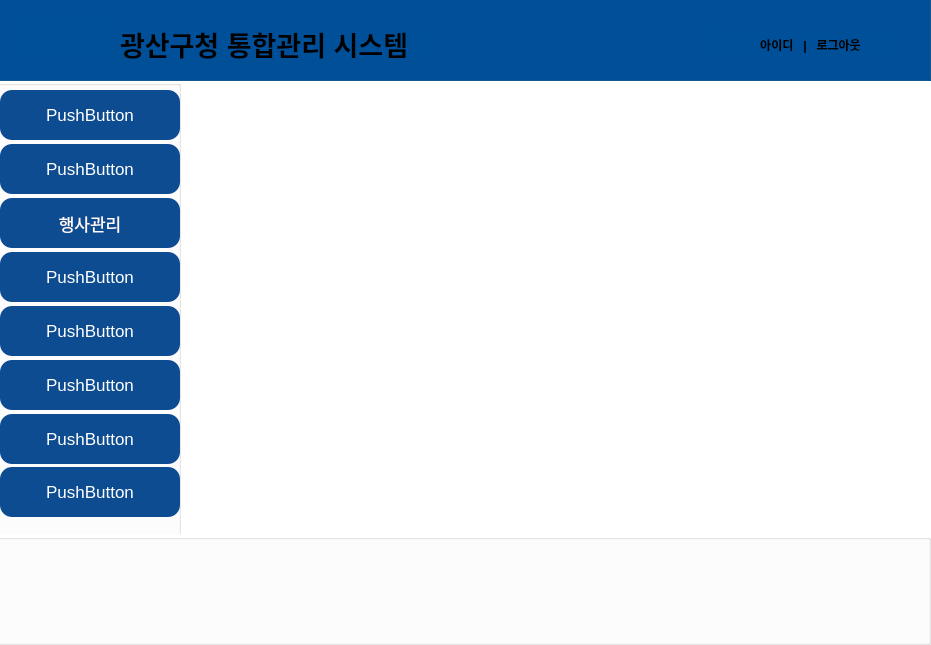
<?xml version="1.0" encoding="UTF-8"?>
<ui version="4.0">
 <class>MainWindow</class>
 <widget class="QMainWindow" name="MainWindow">
  <property name="enabled">
   <bool>true</bool>
  </property>
  <property name="geometry">
   <rect>
    <x>0</x>
    <y>0</y>
    <width>931</width>
    <height>645</height>
   </rect>
  </property>
  <property name="sizePolicy">
   <sizepolicy hsizetype="Expanding" vsizetype="Expanding">
    <horstretch>0</horstretch>
    <verstretch>0</verstretch>
   </sizepolicy>
  </property>
  <property name="minimumSize">
   <size>
    <width>0</width>
    <height>0</height>
   </size>
  </property>
  <property name="windowTitle">
   <string>광산구청 통합관리</string>
  </property>
  <property name="styleSheet">
   <string notr="true">background-color: rgb(255, 255, 255);</string>
  </property>
  <widget class="QWidget" name="centralwidget">
   <widget class="QGroupBox" name="groupBox">
    <property name="geometry">
     <rect>
      <x>-10</x>
      <y>-10</y>
      <width>941</width>
      <height>91</height>
     </rect>
    </property>
    <property name="styleSheet">
     <string notr="true">background-color: rgb(0, 80, 153);
</string>
    </property>
    <property name="title">
     <string/>
    </property>
    <widget class="QLabel" name="label">
     <property name="geometry">
      <rect>
       <x>20</x>
       <y>25</y>
       <width>101</width>
       <height>41</height>
      </rect>
     </property>
     <property name="styleSheet">
      <string notr="true">border-image: url(:/images/images/gwangsan_logo.png);

</string>
     </property>
     <property name="text">
      <string/>
     </property>
    </widget>
    <widget class="QLabel" name="linksLabel">
     <property name="geometry">
      <rect>
       <x>730</x>
       <y>43</y>
       <width>181</width>
       <height>24</height>
      </rect>
     </property>
     <property name="font">
      <font>
       <bold>true</bold>
      </font>
     </property>
     <property name="text">
      <string>아이디   |   로그아웃</string>
     </property>
     <property name="alignment">
      <set>Qt::AlignmentFlag::AlignCenter</set>
     </property>
    </widget>
    <widget class="QLabel" name="label_2">
     <property name="geometry">
      <rect>
       <x>130</x>
       <y>38</y>
       <width>311</width>
       <height>31</height>
      </rect>
     </property>
     <property name="font">
      <font>
       <pointsize>20</pointsize>
       <bold>true</bold>
      </font>
     </property>
     <property name="text">
      <string>광산구청 통합관리 시스템</string>
     </property>
    </widget>
    <widget class="QLabel" name="label_3">
     <property name="geometry">
      <rect>
       <x>710</x>
       <y>37</y>
       <width>31</width>
       <height>31</height>
      </rect>
     </property>
     <property name="styleSheet">
      <string notr="true">border-image: url(:/images/images/icon_bell.png);</string>
     </property>
     <property name="text">
      <string/>
     </property>
    </widget>
   </widget>
   <widget class="QGroupBox" name="groupBox_2">
    <property name="geometry">
     <rect>
      <x>-10</x>
      <y>80</y>
      <width>191</width>
      <height>461</height>
     </rect>
    </property>
    <property name="styleSheet">
     <string notr="true">
background: qlineargradient(
    x1: 0, y1: 0,
    x2: 0, y2: 1,
    stop: 0 #093666,
    stop: 1 #041A30
);
</string>
    </property>
    <property name="title">
     <string/>
    </property>
    <widget class="QPushButton" name="pushButton">
     <property name="geometry">
      <rect>
       <x>10</x>
       <y>10</y>
       <width>180</width>
       <height>50</height>
      </rect>
     </property>
     <property name="font">
      <font>
       <pointsize>13</pointsize>
      </font>
     </property>
     <property name="styleSheet">
      <string notr="true">
QPushButton {
    background-color: #0D4C91;
    color: white;
    border: none;
    border-radius: 12px;
    padding: 8px;
}
QPushButton:hover {
    background-color: #0050a0;
}
QPushButton:pressed {
    background-color: #002147;
}
</string>
     </property>
     <property name="text">
      <string>PushButton</string>
     </property>
    </widget>
    <widget class="QPushButton" name="pushButton_2">
     <property name="geometry">
      <rect>
       <x>10</x>
       <y>64</y>
       <width>180</width>
       <height>50</height>
      </rect>
     </property>
     <property name="font">
      <font>
       <pointsize>13</pointsize>
      </font>
     </property>
     <property name="styleSheet">
      <string notr="true">
QPushButton {
    background-color: #0D4C91;
    color: white;
    border: none;
    border-radius: 12px;
    padding: 8px;
}
QPushButton:hover {
    background-color: #0050a0;
}
QPushButton:pressed {
    background-color: #002147;
}
</string>
     </property>
     <property name="text">
      <string>PushButton</string>
     </property>
    </widget>
    <widget class="QPushButton" name="sch_btn">
     <property name="geometry">
      <rect>
       <x>10</x>
       <y>118</y>
       <width>180</width>
       <height>50</height>
      </rect>
     </property>
     <property name="font">
      <font>
       <pointsize>13</pointsize>
      </font>
     </property>
     <property name="styleSheet">
      <string notr="true">
QPushButton {
    background-color: #0D4C91;
    color: white;
    border: none;
    border-radius: 12px;
    padding: 8px;
}
QPushButton:hover {
    background-color: #0050a0;
}
QPushButton:pressed {
    background-color: #002147;
}
</string>
     </property>
     <property name="text">
      <string>행사관리</string>
     </property>
    </widget>
    <widget class="QPushButton" name="pushButton_4">
     <property name="geometry">
      <rect>
       <x>10</x>
       <y>172</y>
       <width>180</width>
       <height>50</height>
      </rect>
     </property>
     <property name="font">
      <font>
       <pointsize>13</pointsize>
      </font>
     </property>
     <property name="styleSheet">
      <string notr="true">
QPushButton {
    background-color: #0D4C91;
    color: white;
    border: none;
    border-radius: 12px;
    padding: 8px;
}
QPushButton:hover {
    background-color: #0050a0;
}
QPushButton:pressed {
    background-color: #002147;
}
</string>
     </property>
     <property name="text">
      <string>PushButton</string>
     </property>
    </widget>
    <widget class="QPushButton" name="pushButton_5">
     <property name="geometry">
      <rect>
       <x>10</x>
       <y>226</y>
       <width>180</width>
       <height>50</height>
      </rect>
     </property>
     <property name="font">
      <font>
       <pointsize>13</pointsize>
      </font>
     </property>
     <property name="styleSheet">
      <string notr="true">
QPushButton {
    background-color: #0D4C91;
    color: white;
    border: none;
    border-radius: 12px;
    padding: 8px;
}
QPushButton:hover {
    background-color: #0050a0;
}
QPushButton:pressed {
    background-color: #002147;
}
</string>
     </property>
     <property name="text">
      <string>PushButton</string>
     </property>
    </widget>
    <widget class="QPushButton" name="pushButton_6">
     <property name="geometry">
      <rect>
       <x>10</x>
       <y>280</y>
       <width>180</width>
       <height>50</height>
      </rect>
     </property>
     <property name="font">
      <font>
       <pointsize>13</pointsize>
      </font>
     </property>
     <property name="styleSheet">
      <string notr="true">
QPushButton {
    background-color: #0D4C91;
    color: white;
    border: none;
    border-radius: 12px;
    padding: 8px;
}
QPushButton:hover {
    background-color: #0050a0;
}
QPushButton:pressed {
    background-color: #002147;
}
</string>
     </property>
     <property name="text">
      <string>PushButton</string>
     </property>
    </widget>
    <widget class="QPushButton" name="pushButton_7">
     <property name="geometry">
      <rect>
       <x>10</x>
       <y>334</y>
       <width>180</width>
       <height>50</height>
      </rect>
     </property>
     <property name="font">
      <font>
       <pointsize>13</pointsize>
      </font>
     </property>
     <property name="styleSheet">
      <string notr="true">
QPushButton {
    background-color: #0D4C91;
    color: white;
    border: none;
    border-radius: 12px;
    padding: 8px;
}
QPushButton:hover {
    background-color: #0050a0;
}
QPushButton:pressed {
    background-color: #002147;
}
</string>
     </property>
     <property name="text">
      <string>PushButton</string>
     </property>
    </widget>
    <widget class="QPushButton" name="pushButton_8">
     <property name="geometry">
      <rect>
       <x>10</x>
       <y>387</y>
       <width>180</width>
       <height>50</height>
      </rect>
     </property>
     <property name="font">
      <font>
       <pointsize>13</pointsize>
      </font>
     </property>
     <property name="styleSheet">
      <string notr="true">
QPushButton {
    background-color: #0D4C91;
    color: white;
    border: none;
    border-radius: 12px;
    padding: 8px;
}
QPushButton:hover {
    background-color: #0050a0;
}
QPushButton:pressed {
    background-color: #002147;
}
</string>
     </property>
     <property name="text">
      <string>PushButton</string>
     </property>
    </widget>
   </widget>
   <widget class="QGroupBox" name="groupBox_3">
    <property name="geometry">
     <rect>
      <x>-10</x>
      <y>534</y>
      <width>941</width>
      <height>111</height>
     </rect>
    </property>
    <property name="styleSheet">
     <string notr="true">border-image: url(:/images/images/background_bottom.png);
background: qlineargradient(
    x1: 0, y1: 0,
    x2: 1, y2: 0,
    stop: 0 #002147,
    stop: 1 #004080
);
</string>
    </property>
    <property name="title">
     <string/>
    </property>
   </widget>
   <widget class="QStackedWidget" name="main_sw">
    <property name="geometry">
     <rect>
      <x>200</x>
      <y>90</y>
      <width>701</width>
      <height>421</height>
     </rect>
    </property>
    <widget class="QWidget" name="page"/>
    <widget class="QWidget" name="page_2"/>
   </widget>
   <zorder>groupBox_2</zorder>
   <zorder>groupBox</zorder>
   <zorder>groupBox_3</zorder>
   <zorder>main_sw</zorder>
  </widget>
 </widget>
 <resources/>
 <connections/>
</ui>
